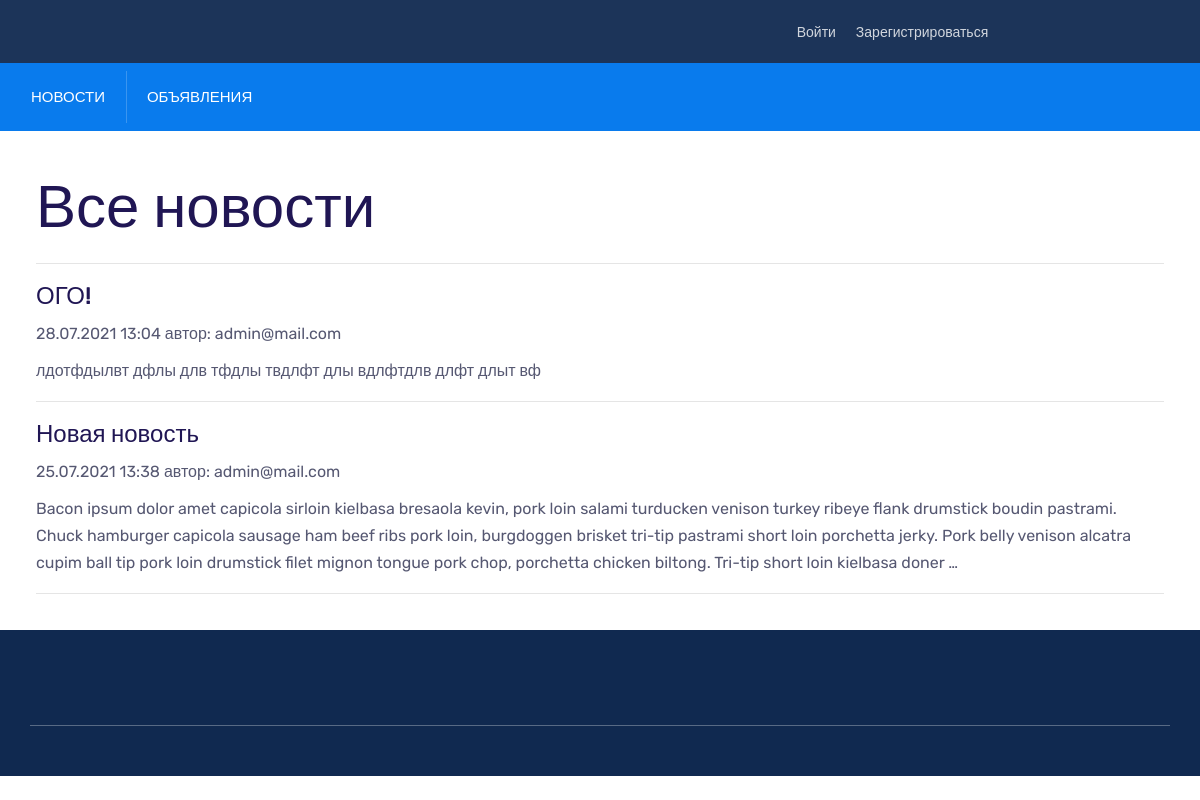
The page /board/news on the database as committed earlier.
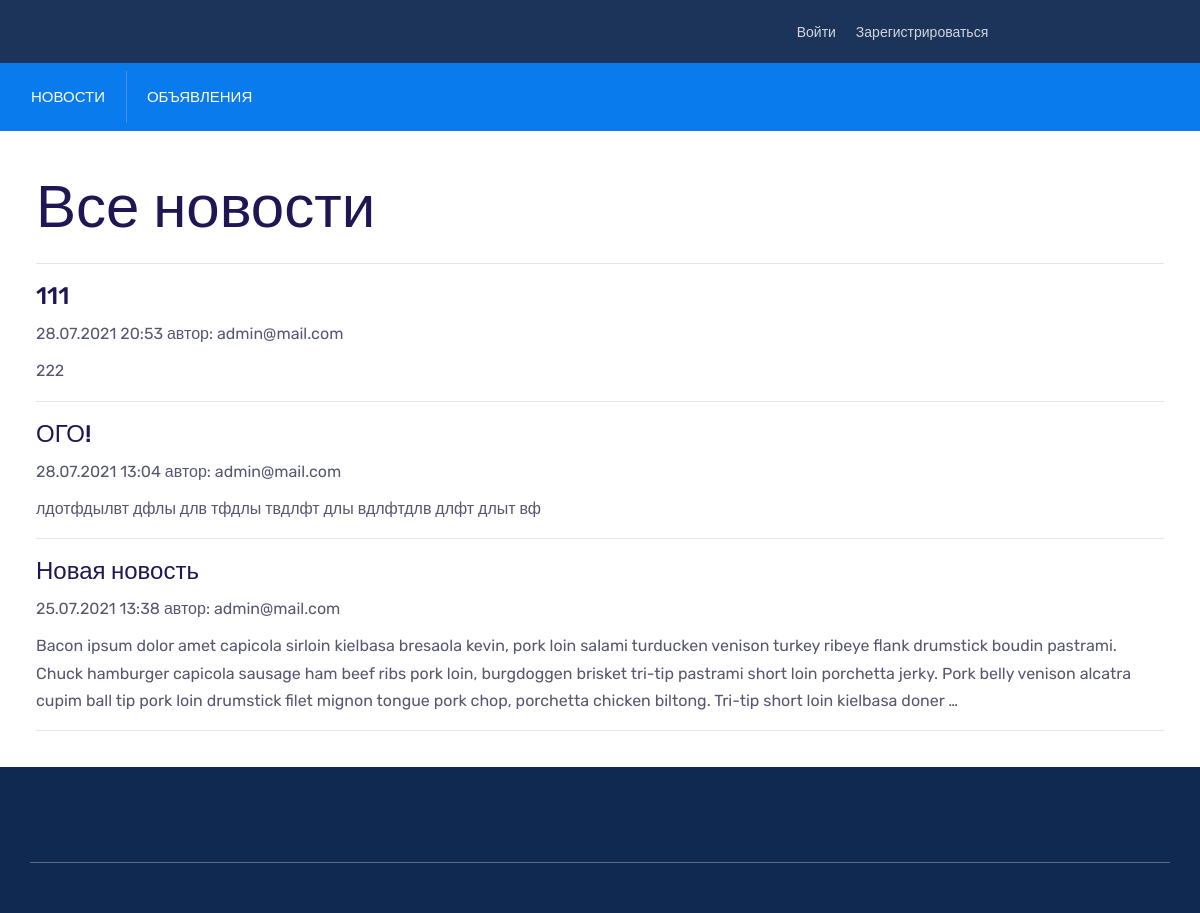
The same page on the database as committed later.
### board/models.py (models this page shows, shortened)
class News(models.Model):
    user_id = models.ForeignKey(auth.get_user_model(),
                                on_delete=models.CASCADE)
    header = models.CharField(max_length=255, verbose_name='Заголовок')
    news = RichTextUploadingField(default='', verbose_name='Новость')
    creation_time = models.DateTimeField(auto_now_add=True)

### board/views.py (the view)
# urls.py: path('news', NewsList.as_view(), name='news_list_view'),
class NewsList(ListView):
    model = News
    template_name = 'news_list.html'
    context_object_name = 'news_list'
    ordering = ['-creation_time']
    paginate_by = 20
    def get_context_data(self, **kwargs):
        context = super().get_context_data(**kwargs)
        context['in_mailing_list'] = self.request.user.groups.filter(
                name='mailing_list'
            ).exists()
        return context

### templates/news_list.html (shortened to what this page needs)
{% extends 'flatpages/default.html' %}
{% load account %}
{% load url_filters %}
{% block body %}
    <h1>Все новости</h1>
    <hr>
    {% if page_obj %}
        {% for news in page_obj %}
            <h5>
                <a href="{% url 'news_detail_view' news.id %}">{{ news.header }}</a>
            </h5>
            <p>
                {{ news.creation_time|date:'d.m.Y G:i' }}
                автор: {{ news.user_id.email }}
            </p>
            <p>
                {{ news.news|striptags|truncatewords:60 }}
            </p>
            <hr>
        {% endfor %}
    {% else %}
        <h2>Нет новостей!</h2>
    {% endif %}
{% endblock body %}

Rows that differ between the two databases and show on the page:
added News: header "111", creation_time "28.07.2021 20:53", user_id.email "admin@mail.com", news "222"
